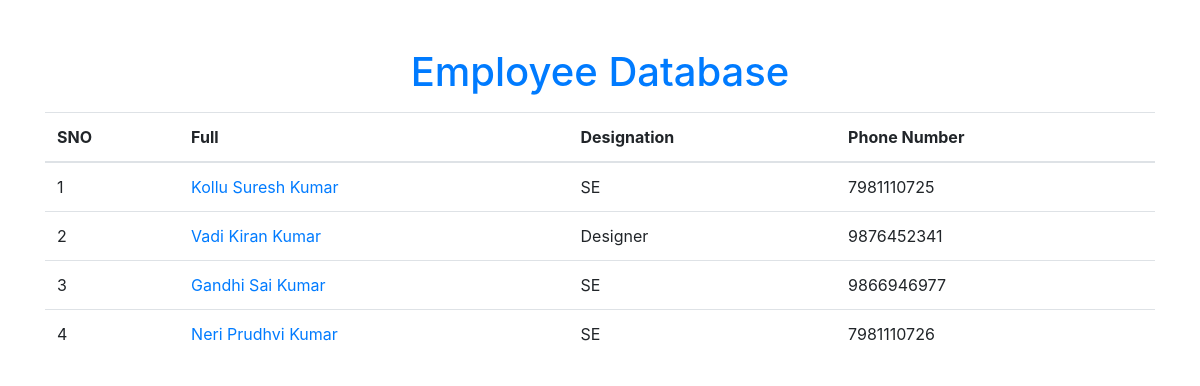
The page / on the database its author committed.
### salary/models.py (models this page shows, shortened)
class Employee(models.Model):
    first_name=models.CharField(max_length=100)
    last_name=models.CharField(max_length=100)
    photo=models.ImageField(upload_to='images')
    designation=models.CharField(max_length=100)
    email_address=models.EmailField(max_length=100,unique=True)
    phone_number=models.CharField(max_length=10,blank=True)

### Employee/views.py (the view)
# urls.py: 2. Add a URL to urlpatterns:  path('', views.home, name='home')
def home(request):
    employees=Employee.objects.all()
    context={
        'employees':employees,
    }
    return render(request,'home.html',context)

### templates/home.html (shortened to what this page needs)
<!DOCTYPE html>
<html lang="en">
<head>
    <link rel="stylesheet" href="https://cdn.jsdelivr.net/npm/bootstrap@4.6.2/dist/css/bootstrap.min.css">
</head>
<body>
  <div class="container mt-5">
    <h1 class="text-center text-primary">Employee Database</h1>
    <table class="table table-hover mt-3">
      <thead>
        <tr>
          <th>SNO</th>
          <th>Full</th>
          <th>Designation</th>
          <th>Phone Number</th>
        </tr>
      </thead>
      <tbody>
        {% for x in employees  %}
        <tr>
          <td>{{forloop.counter}}</td>
          <td><a href="{% url 'employee_detail' x.id %}">{{x.first_name}} {{x.last_name}}</td>
          <td>{{x.designation}}</td>
          <td>{{x.phone_number}}</td>
        </tr>
        {% endfor %}
      </tbody>
    </table>
  </div>
</body>
</html>

### rows shown on the page
Employee: first_name "Kollu", last_name "Suresh Kumar", designation "SE", phone_number "7981110725"
Employee: first_name "Vadi", last_name "Kiran Kumar", designation "Designer", phone_number "9876452341"
Employee: first_name "Gandhi", last_name "Sai Kumar", designation "SE", phone_number "9866946977"
Employee: first_name "Neri", last_name "Prudhvi Kumar", designation "SE", phone_number "7981110726"
